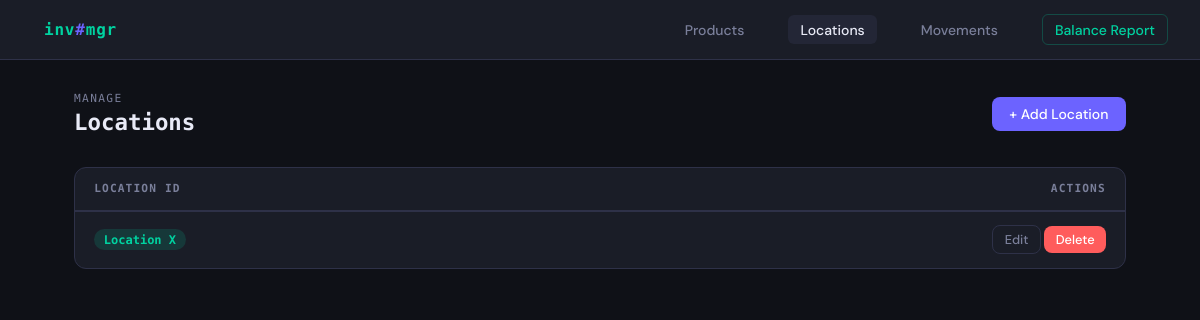
The page /locations on the database as committed earlier.
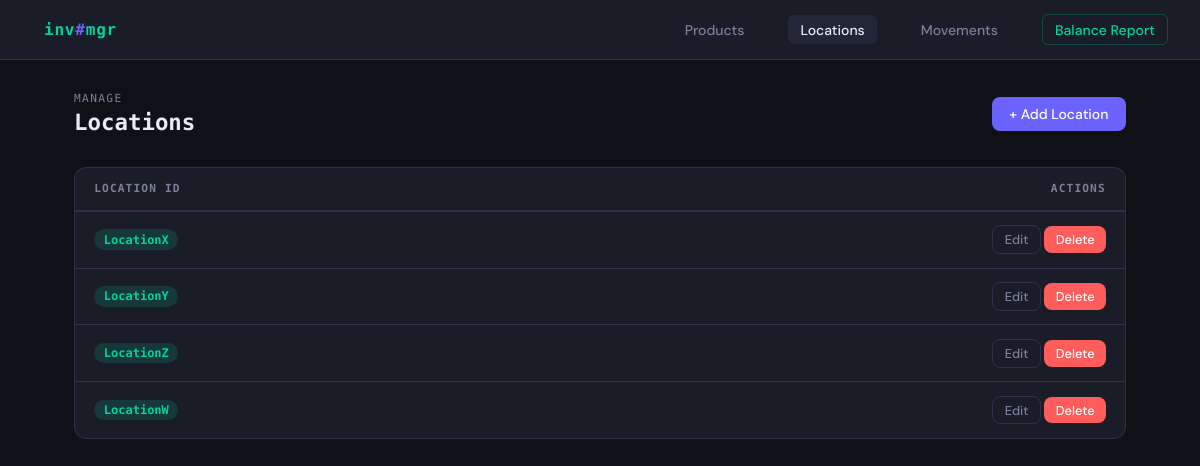
The same page on the database as committed later.
### app.py (models this page shows, shortened)
class Location(db.Model):
    location_id = db.Column(db.String(50), primary_key=True)

### app.py (the view)
@app.route('/locations')
def locations():
    all_locations = Location.query.all()
    return render_template('locations.html', locations=all_locations)

### templates/locations.html (shortened to what this page needs)
{% extends 'base.html' %}
{% block content %}
<div class="page-header">
  <h1><span class="label">Manage</span>Locations</h1>
  <a href="{{ url_for('add_location') }}" class="btn btn-primary">+ Add Location</a>
</div>
<div class="card">
  {% if locations %}
  <table>
    <thead>
      <tr>
        <th>Location ID</th>
        <th style="text-align:right">Actions</th>
      </tr>
    </thead>
    <tbody>
      {% for l in locations %}
      <tr>
        <td><span class="badge badge-green">{{ l.location_id }}</span></td>
        <td style="text-align:right">
          <a href="{{ url_for('edit_location', location_id=l.location_id) }}" class="btn btn-outline btn-sm">Edit</a>
          <form method="POST" action="{{ url_for('delete_location', location_id=l.location_id) }}" style="display:inline"
                onsubmit="return confirm('Delete location {{ l.location_id }}?')">
            <button class="btn btn-danger btn-sm">Delete</button>
          </form>
        </td>
      </tr>
      {% endfor %}
    </tbody>
  </table>
  {% else %}
  <div class="empty">
    <div class="icon">🏭</div>
    <p>No locations yet. Add your first warehouse to get started.</p>
    <a href="{{ url_for('add_location') }}" class="btn btn-primary">+ Add Location</a>
  </div>
  {% endif %}
</div>
{% endblock %}

Rows that differ between the two databases and show on the page:
removed Location: location_id "Location X"
added Location: location_id "LocationX"
added Location: location_id "LocationY"
added Location: location_id "LocationZ"
added Location: location_id "LocationW"
